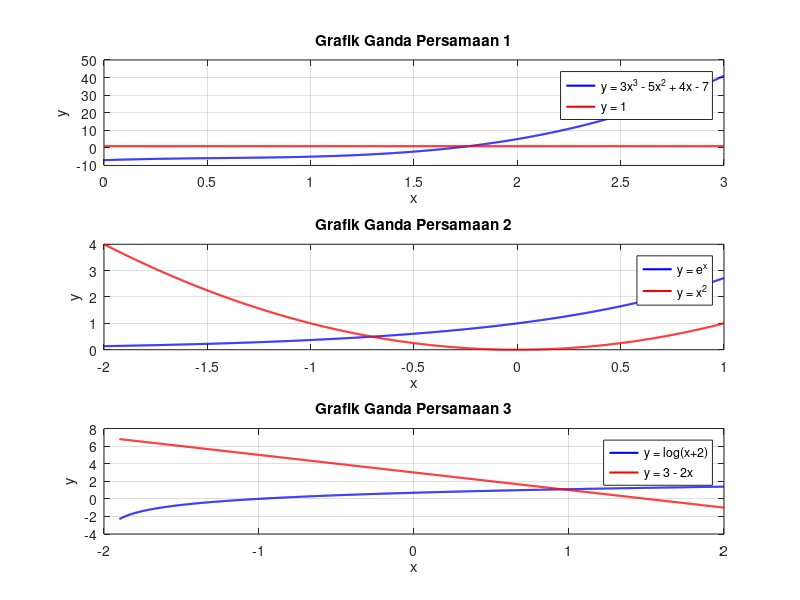

Write the MATLAB code that produced this figure.
%L0325036_NABIL MUFLIH
clc;
clear;
close all;

x1 = linspace(0, 3, 1000);
y1a = 3*x1.^3 - 5*x1.^2 + 4*x1 - 7;
y1b = ones(size(x1));

x2 = linspace(-2, 1, 1000);
y2a = exp(x2);
y2b = x2.^2;

x3 = linspace(-1.9, 2, 1000);
y3a = log(x3 + 2);
y3b = 3 - 2*x3;

figure(1);

subplot(3,1,1);
plot(x1, y1a, 'b', 'LineWidth', 1.5);
hold on;
plot(x1, y1b, 'r', 'LineWidth', 1.5);
grid on;
xlabel('x');
ylabel('y');
title('Grafik Ganda Persamaan 1');
legend('y = 3x^3 - 5x^2 + 4x - 7', 'y = 1', ...
       'Location', 'northeast');

subplot(3,1,2);
plot(x2, y2a, 'b', 'LineWidth', 1.5);
hold on;
plot(x2, y2b, 'r', 'LineWidth', 1.5);
grid on;
xlabel('x');
ylabel('y');
title('Grafik Ganda Persamaan 2');
legend('y = e^x', 'y = x^2', ...
       'Location', 'northeast');

subplot(3,1,3);
plot(x3, y3a, 'b', 'LineWidth', 1.5);
hold on;
plot(x3, y3b, 'r', 'LineWidth', 1.5);
grid on;
xlabel('x');
ylabel('y');
title('Grafik Ganda Persamaan 3');
legend('y = log(x+2)', 'y = 3 - 2x', ...
       'Location', 'northeast');
